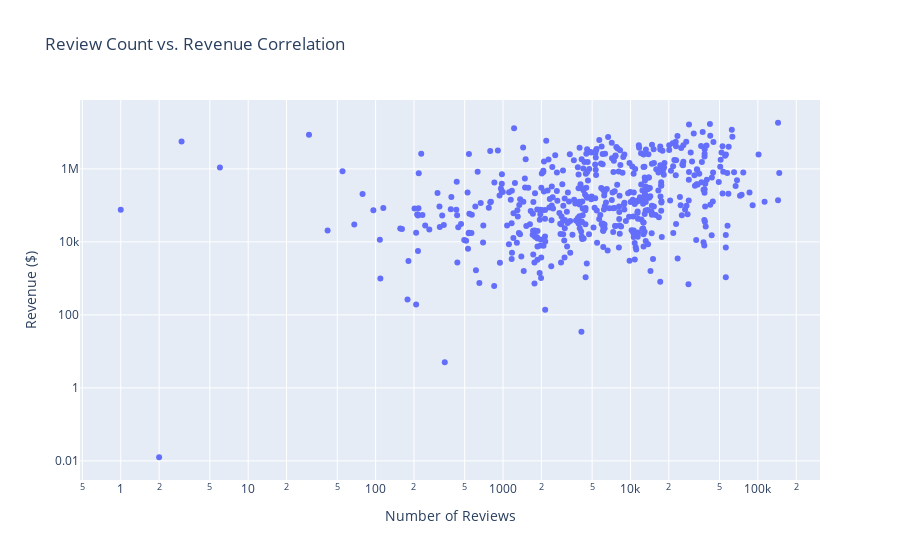

This figure's notebook cell:
### Code cell
import pandas as pd
import plotly.express as px

# Load the 'Segment Products' data
product_data = pd.read_excel('Customer_Success_Engineer_-_Project_Data.xlsx', sheet_name='Segment Products', header=1)

# Create the scatter plot
fig = px.scatter(product_data, x='# of Reviews', y='Revenue', title='Review Count vs. Revenue Correlation')

# Improve the layout
fig.update_layout(
    xaxis_title='Number of Reviews',
    yaxis_title='Revenue ($)',
    xaxis_type='log',  # Use a log scale if the data spans several orders of magnitude
    yaxis_type='log'
)

# Show the figure
fig.show()

### Figure 1 — Plotly figure (JSON) as saved in the notebook; plotly's stock layout.template omitted (floating-point values rounded to 4 significant figures; data arrays with more than 128 entries replaced by an {"elided": "..."} marker saying what was removed)
{"data": [{"hovertemplate": "# of Reviews=%{x}<br>Revenue=%{y}<extra></extra>", "legendgroup": "", "marker": {"color": "#636efa", "symbol": "circle"}, "mode": "markers", "name": "", "orientation": "v", "showlegend": false, "type": "scatter", "x": {"elided": "561 int values"}, "xaxis": "x", "y": {"elided": "561 float values"}, "yaxis": "y"}], "layout": {"legend": {"tracegroupgap": 0}, "title": {"text": "Review Count vs. Revenue Correlation"}, "xaxis": {"anchor": "y", "domain": [0, 1], "title": {"text": "Number of Reviews"}, "type": "log"}, "yaxis": {"anchor": "x", "domain": [0, 1], "title": {"text": "Revenue ($)"}, "type": "log"}}}
